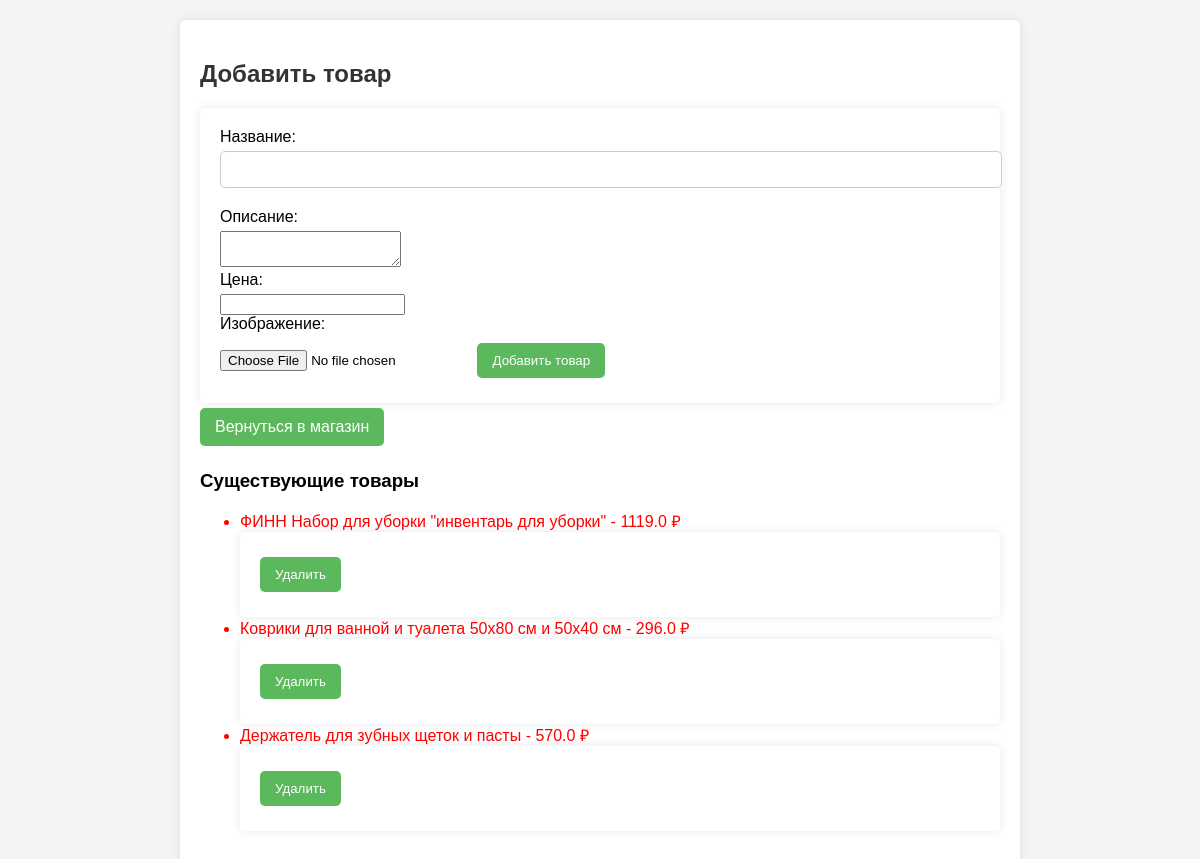
The page /admin (signed in) on the database its author committed.
### app.py (models this page shows)
class Product(db.Model):
    id = db.Column(db.Integer, primary_key=True)
    name = db.Column(db.String(150), nullable=False)
    description = db.Column(db.Text, nullable=False)
    price = db.Column(db.Float, nullable=False)
    image_url = db.Column(db.String(200), nullable=True)

### app.py (the view, shortened to what this page needs)
@app.route('/admin', methods=['GET', 'POST'])
def admin():
    if 'username' not in session or session['username'] != 'admin':
        flash('Доступ запрещен.')
        return redirect(url_for('login'))
    products = Product.query.all()
    return render_template('admin.html', products=products)

### templates/admin.html (shortened to what this page needs)
<!DOCTYPE html>
<html>
<head>
    <link rel="stylesheet" type="text/css" href="{{ url_for('static', filename='styles.css') }}">
</head>
<body>
    <div class="container">
        <h2>Добавить товар</h2>
        <form method="POST" enctype="multipart/form-data">
            <label for="name">Название:</label>
            <input type="text" name="name" required>
            <label for="description">Описание:</label>
            <textarea name="description" required></textarea>
            <label for="price">Цена:</label>
            <input type="number" step="0.01" name="price" required>
            <label for="photo">Изображение:</label>
            <input type="file" name="photo" accept="image/*" required>
            <button type="submit" class="button">Добавить товар</button>
        </form>
        <a href="{{ url_for('store') }}" class="button">Вернуться в магазин</a>
        <h3>Существующие товары</h3>
        <ul>
            {% for product in products %}
                <li>
                    {{ product.name }} - {{ product.price }} ₽
                    <form action="{{ url_for('delete_product', product_id=product.id) }}" method="POST">
                        <button type="submit" class="button">Удалить</button>
                    </form>
                </li>
            {% endfor %}
        </ul>
    </div>
</body>
</html>

### static/styles.css (style rules this page uses)
body { font-family: Arial, sans-serif; background-color: #f4f4f4; margin: 0; padding: 20px; }
h2 { color: #333; }
form { background: white; padding: 20px; border-radius: 5px; box-shadow: 0 0 10px rgba(0, 0, 0, 0.1); }
label { display: block; margin-bottom: 5px; }
input[type="text"], input[type="password"] { width: 100%; padding: 10px; margin-bottom: 20px; border: 1px solid #ccc; border-radius: 5px; }
.button { display: inline-block; background-color: #5cb85c; color: white; border: none; padding: 10px 15px; text-align: center; text-decoration: none; border-radius: 5px; cursor: pointer; margin: 5px 0; transition: background-color 0.3s; }
.container { max-width: 800px; margin: auto; background: white; padding: 20px; border-radius: 5px; box-shadow: 0 0 10px rgba(0, 0, 0, 0.1); }
ul { color: red; }

### rows shown on the page
Product: name "ФИНН Набор для уборки \"инвентарь для уборки\"", price "1119.0"
Product: name "Коврики для ванной и туалета 50х80 см и 50х40 см", price "296.0"
Product: name "Держатель для зубных щеток и пасты", price "570.0"
